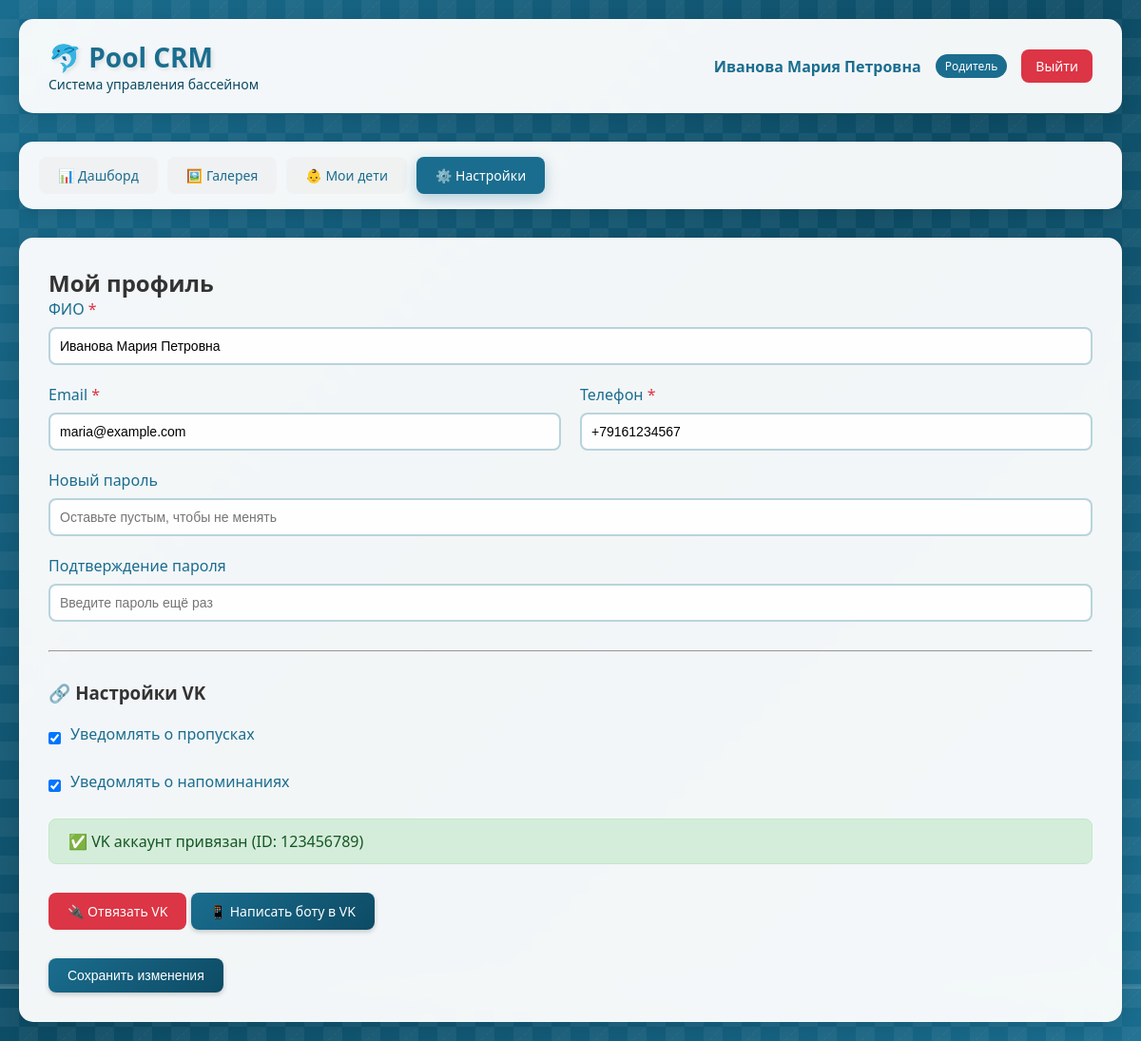
/profile (signed in), run on an earlier commit of the app's database.
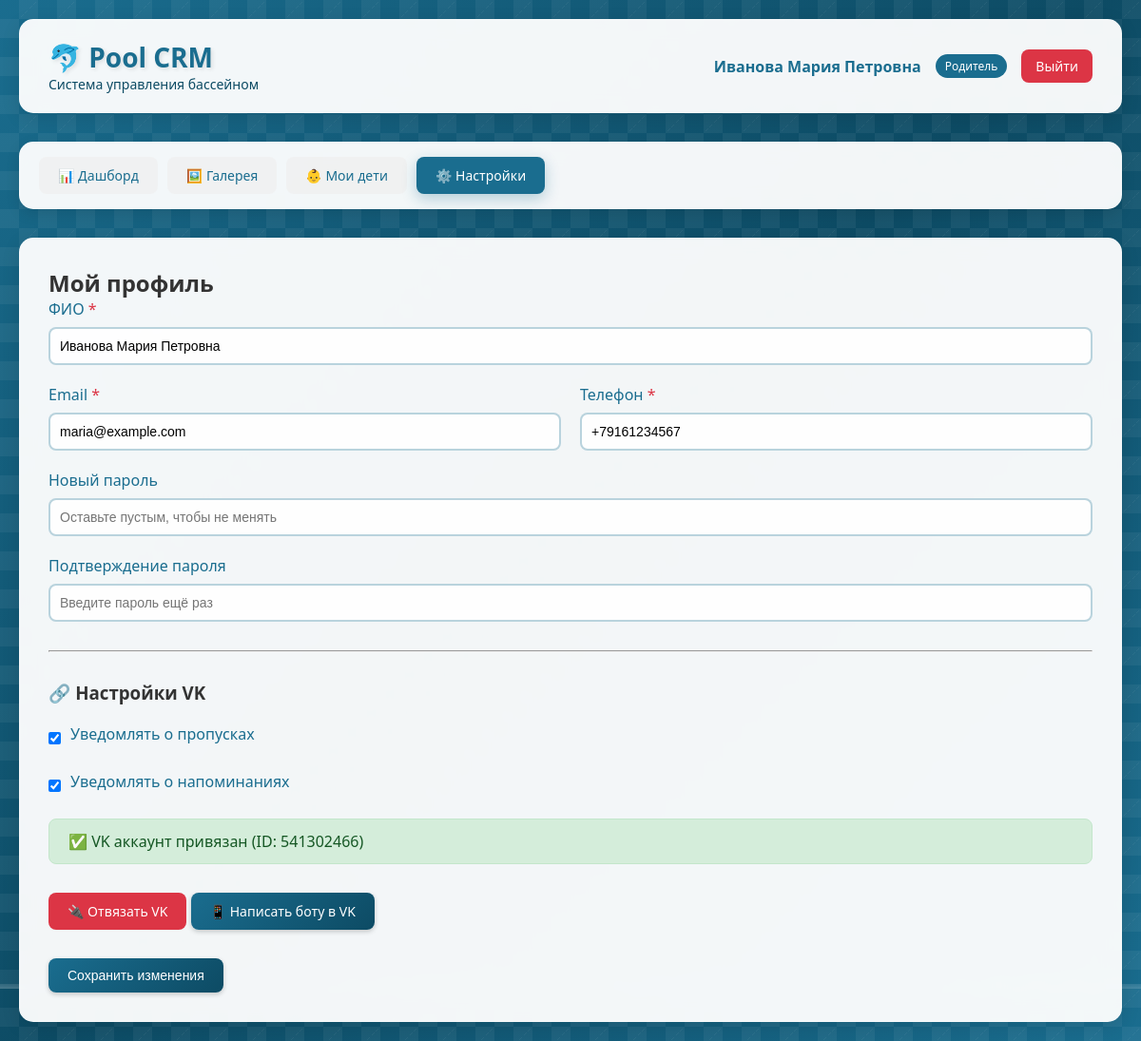
And on a later commit of the database.
### database.py (models this page shows)
class ParentDB(Base):
    __tablename__ = "parents"
    id = Column(Integer, primary_key=True, index=True)
    role = Column(SQLEnum(UserRole), default=UserRole.PARENT)
    name = Column(String, nullable=False)
    email = Column(String, unique=True, nullable=False, index=True)
    phone = Column(String)
    password = Column(String, nullable=False)
    is_vk_linked = Column(Boolean, default=False)
    vk_id = Column(Integer, unique=True, nullable=True)
    vk_link_code = Column(String(6), nullable=True)
    vk_code_expires_at = Column(DateTime, nullable=True)
    notify_absences = Column(Boolean, default=True)
    notify_reminders = Column(Boolean, default=True)
    is_active = Column(Boolean, default=True)
    created_at = Column(String, default=lambda: datetime.now().strftime("%d.%m.%Y %H:%M"))
    children = relationship("ChildDB", back_populates="parent", cascade="all, delete-orphan")
    applications = relationship("ApplicationDB", back_populates="parent")
    notifications = relationship("NotificationDB", back_populates="parent")

### main.py (the view)
@app.get("/profile", response_class=HTMLResponse)
async def profile_page(request: Request, db: Session = Depends(get_db)):
    user = get_current_user(request, db)
    if not user or user["role"] != "parent":
        return RedirectResponse(url="/dashboard")
    parent = db.query(ParentDB).filter(ParentDB.id == user["id"]).first()
    vk_code = parent.vk_link_code
    if not vk_code or (parent.vk_code_expires_at and parent.vk_code_expires_at < datetime.now()):
        vk_code = ''.join(random.choices(string.digits, k=6))
        parent.vk_link_code = vk_code
        parent.vk_code_expires_at = datetime.now() + timedelta(minutes=10)
        db.commit()
    return templates.TemplateResponse(name="profile.html", request=request, context={"request": request, "user": user, "parent": parent, "vk_code": vk_code})

### templates/profile.html (shortened to what this page needs)
{% extends "base.html" %}
{% block content %}
<h2>Мой профиль</h2>
<form method="POST" action="/profile">
    <div class="form-group">
        <label class="required">ФИО</label>
        <input type="text" name="name" required value="{{ parent.name }}">
    </div>
    <div class="form-row">
        <div class="form-group">
            <label class="required">Email</label>
            <input type="email" name="email" required value="{{ parent.email }}">
        </div>
        <div class="form-group">
            <label class="required">Телефон</label>
            <input type="tel" name="phone" required value="{{ parent.phone|default('') }}">
        </div>
    </div>
    <div class="form-group">
        <label>Новый пароль</label>
        <input type="password" name="password" placeholder="Оставьте пустым, чтобы не менять">
    </div>
    <div class="form-group">
        <label>Подтверждение пароля</label>
        <input type="password" name="confirm_password" placeholder="Введите пароль ещё раз">
    </div>
    <hr style="margin: 30px 0;">
    <h3 style="margin-bottom: 20px;">🔗 Настройки VK</h3>
    <div class="form-group">
        <div class="checkbox-group">
            <input type="checkbox" name="notify_absences" id="notify_absences" {% if parent.notify_absences %}checked{% endif %}>
            <label for="notify_absences">Уведомлять о пропусках</label>
        </div>
    </div>
    <div class="form-group">
        <div class="checkbox-group">
            <input type="checkbox" name="notify_reminders" id="notify_reminders" {% if parent.notify_reminders %}checked{% endif %}>
            <label for="notify_reminders">Уведомлять о напоминаниях</label>
        </div>
    </div>
    {% if parent.is_vk_linked %}
    <div class="alert alert-success">
        ✅ VK аккаунт привязан (ID: {{ parent.vk_id }})
    </div>
    <a href="/profile/unlink-vk" class="btn btn-danger" onclick="return confirm('Отвязать VK аккаунт?')">🔌 Отвязать VK</a>
    <a href="https://vk.me/-238052616" target="_blank" class="btn btn-primary" style="margin-top: 10px;">📱 Написать боту в VK</a>
    {% endif %}
    <div style="display: flex; gap: 15px; margin-top: 30px;">
        <button type="submit" class="btn btn-primary">Сохранить изменения</button>
    </div>
</form>
{% endblock %}

### templates/base.html (shortened to what this page needs)
<!DOCTYPE html>
<html lang="ru">
<head>
    <link rel="stylesheet" href="/static/style.css">
</head>
<body>
    <div class="background-pool">
        <div class="bubbles"></div>
    </div>
    <div class="container">
        <div class="header">
            <div class="logo">
                <h1>🐬 Pool CRM</h1>
                <p>Система управления бассейном</p>
            </div>
            <div class="user-info">
                <span class="user-name">{{ user.name }}</span>
                <span class="user-role">
                    {% if user.role == 'admin' %}Администратор
                    {% elif user.role == 'coach' %}Тренер
                    {% else %}Родитель{% endif %}
                </span>
                <a href="/logout" class="logout-btn">Выйти</a>
            </div>
        </div>
        <div class="nav-menu">
            <a href="/dashboard" class="nav-link {% if request.url.path == '/dashboard' %}active{% endif %}">📊 Дашборд</a>
            <a href="/gallery" class="nav-link {% if request.url.path == '/gallery' %}active{% endif %}">🖼️ Галерея</a>
            {% if user.role == 'parent' %}
            <a href="/children" class="nav-link {% if request.url.path == '/children' %}active{% endif %}">👶 Мои дети</a>
            <a href="/profile" class="nav-link {% if request.url.path == '/profile' %}active{% endif %}">⚙️ Настройки</a>
            {% endif %}
        </div>
        <div class="content">
            {% block content %}{% endblock %}
        </div>
    </div>
</body>
</html>

What changed in the data, as far as the page shows it:
changed ParentDB "Иванова Мария Петровна": vk_id "123456789" → "541302466"
